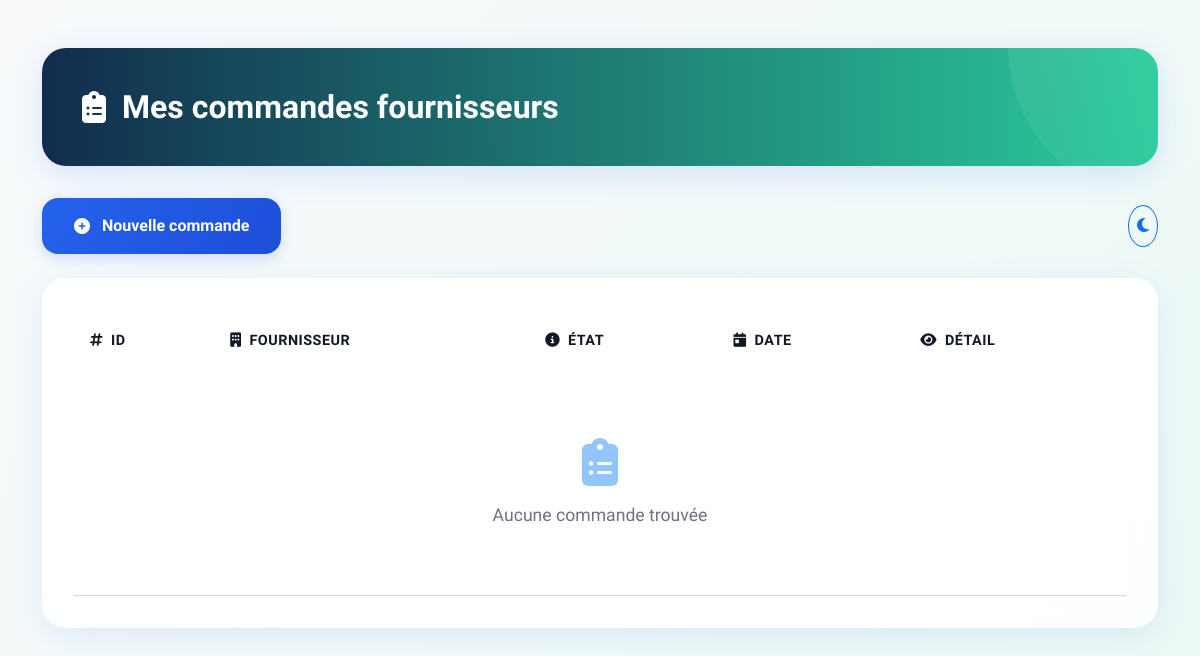
Page /commandes/ (signed in) on the earlier database version.
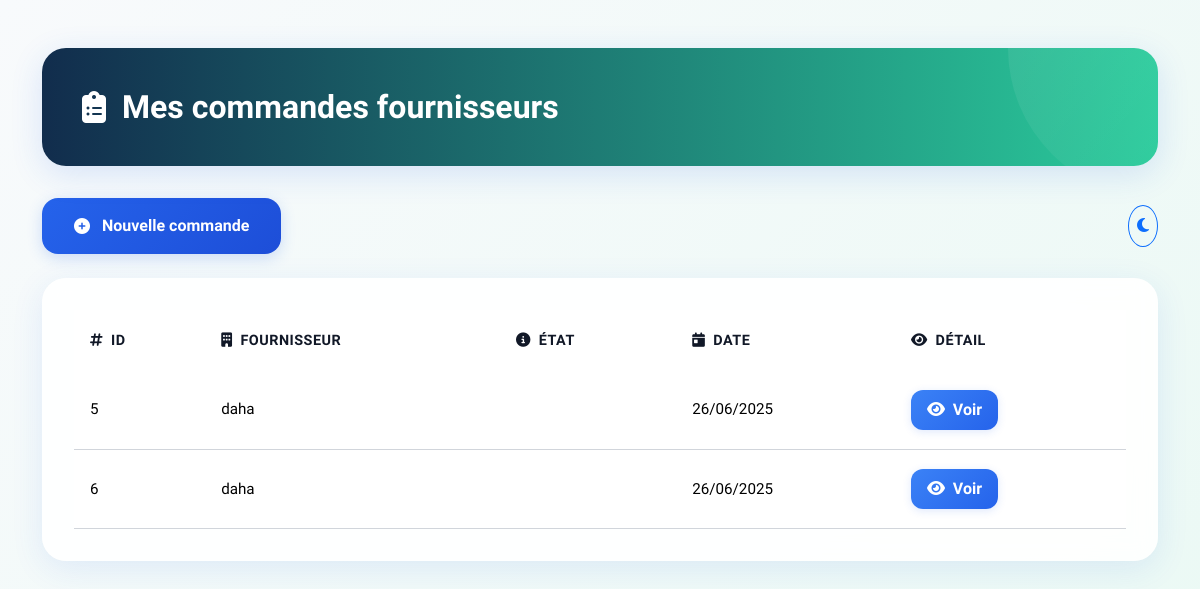
Same page on the later database version.
### inventory/models.py (models this page shows, shortened)
class Commande(models.Model):
    date       = models.DateField(auto_now_add=True)
    etat       = models.CharField(max_length=100)
    fournisseur= models.ForeignKey(Fournisseur, on_delete=models.CASCADE)
    employe    = models.ForeignKey(CustomUser, on_delete=models.CASCADE, limit_choices_to={'role': 'employe'})

class Fournisseur(models.Model):
    user = models.OneToOneField(
        CustomUser, on_delete=models.CASCADE,
        limit_choices_to={'role': 'fournisseur'},
        related_name='fournisseur_profile',
        null=True, blank=True  # ← autorise les fournisseurs sans user
    )
    nom     = models.CharField(max_length=100)
    contact = models.CharField(max_length=20)
    email   = models.EmailField(unique=False)
    adresse = models.CharField(max_length=255, blank=True, null=True)

### inventory/views.py (the view)
# urls.py: path('commandes/', commande_list, name='commande_list'),
@login_required
def commande_list(request):
    commandes = Commande.objects.filter(employe=request.user)
    return render(request, 'commande_list.html', {'commandes': commandes})

### templates/commande_list.html (shortened to what this page needs)
{% load static %}
<!DOCTYPE html>
<html lang="fr" data-bs-theme="light" id="mainHtml">
<head>
    <link href="https://cdn.jsdelivr.net/npm/bootstrap@5.3.3/dist/css/bootstrap.min.css" rel="stylesheet">
    <link rel="stylesheet" href="https://cdnjs.cloudflare.com/ajax/libs/font-awesome/6.5.2/css/all.min.css">
</head>
<body>
    <div class="container py-5">
        <div class="page-header">
            <h1 class="page-title">
                <i class="fas fa-clipboard-list"></i>
                Mes commandes fournisseurs
            </h1>
        </div>
        <div class="d-flex justify-content-between align-items-center mb-4">
            <a href="{% url 'add_commande' %}" class="btn btn-add">
                <i class="fas fa-plus-circle"></i>
                Nouvelle commande
            </a>
            <button id="themeToggle" class="btn btn-outline-primary rounded-circle p-2" title="Changer le thème">
                <i class="fas fa-moon"></i>
            </button>
        </div>
        <div class="commandes-wrapper">
            <div class="table-responsive">
                <table class="table">
                    <thead>
                        <tr>
                            <th><i class="fas fa-hashtag me-2"></i>ID</th>
                            <th><i class="fas fa-building me-2"></i>Fournisseur</th>
                            <th><i class="fas fa-info-circle me-2"></i>État</th>
                            <th><i class="fas fa-calendar-day me-2"></i>Date</th>
                            <th><i class="fas fa-eye me-2"></i>Détail</th>
                        </tr>
                    </thead>
                    <tbody>
                        {% for cmd in commandes %}
                        <tr>
                            <td>{{ cmd.id }}</td>
                            <td>{{ cmd.fournisseur.nom }}</td>
                            <td>
                            </td>
                            <td>{{ cmd.date|date:"d/m/Y" }}</td>
                            <td>
                                <a href="{% url 'commande_detail' cmd.id %}" class="btn btn-detail">
                                    <i class="fas fa-eye me-1"></i>
                                    Voir
                                </a>
                            </td>
                        </tr>
                        {% empty %}
                        <tr>
                            <td colspan="5">
                                <div class="empty-state">
                                    <i class="fas fa-clipboard-list"></i>
                                    <p>Aucune commande trouvée</p>
                                </div>
                            </td>
                        </tr>
                        {% endfor %}
                    </tbody>
                </table>
            </div>
        </div>
    </div>
</body>
</html>

Differences in the rows shown:
added Commande: id "5", fournisseur.nom "daha", date "26/06/2025"
added Commande: id "6", fournisseur.nom "daha", date "26/06/2025"
Other differences:
text no longer shown: "Aucune commande trouvée"
